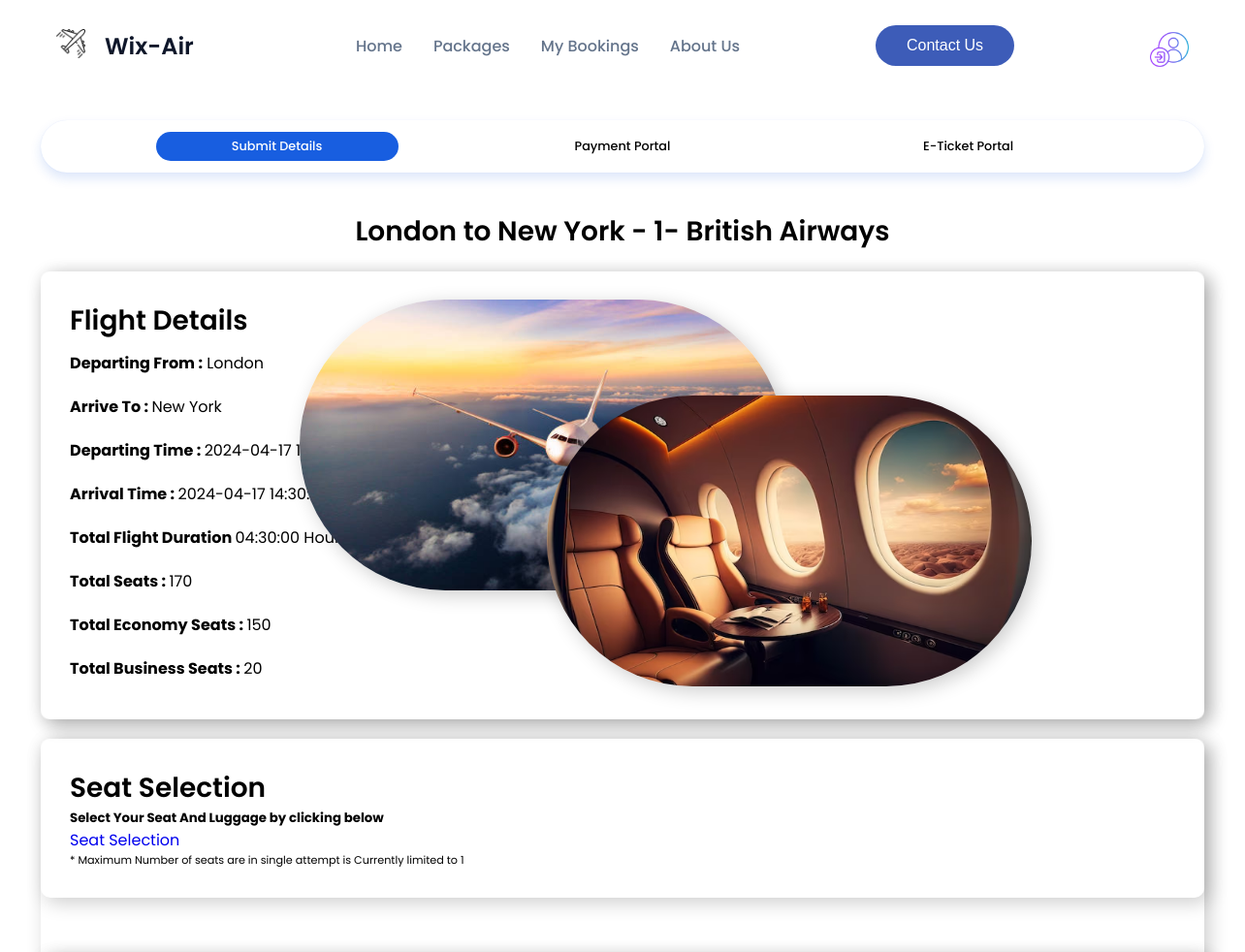
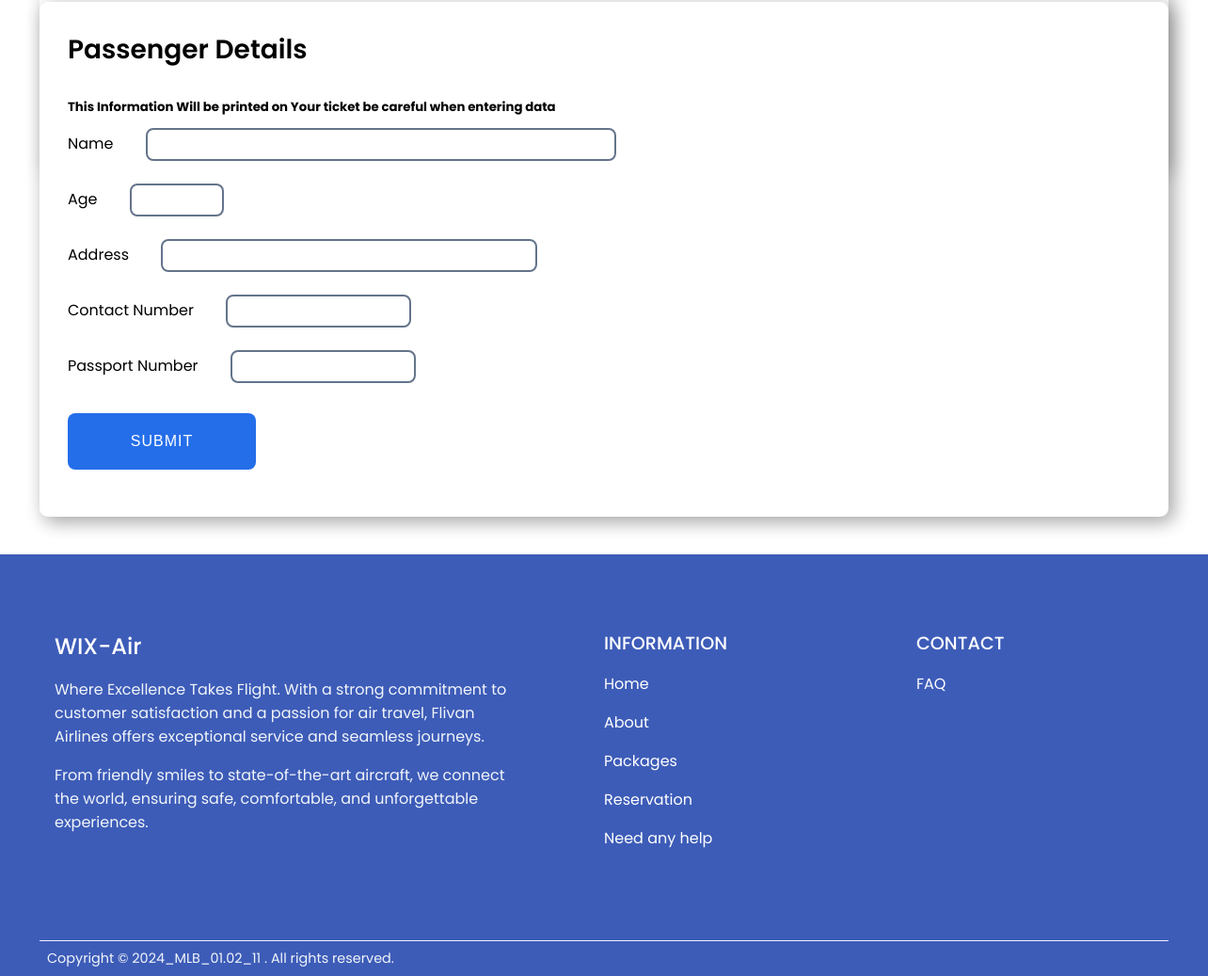
/pages/submit_details/submit_details.php?flightid=1, run on the app's committed database (2 pictures, top to bottom).
### tables this page shows
CREATE TABLE flights (
    flight_ID INTEGER PRIMARY KEY AUTO_INCREMENT,
                         arrival VARCHAR(50) NOT NULL,
                         arrival_time TIMESTAMP DEFAULT CURRENT_TIMESTAMP NOT NULL,
                         departure VARCHAR(40) NOT NULL,
                         departure_time TIMESTAMP DEFAULT CURRENT_TIMESTAMP NOT NULL,
                         duration TIME NOT NULL,
                         airline VARCHAR(30) NOT NULL,
                         business_seats VARCHAR(30) NOT NULL,
                         economy_seats VARCHAR(15) NOT NULL,
                         price VARCHAR(20) NOT NULL,
                         admin_id VARCHAR(10) NOT NULL
);

### pages/submit_details/submit_details.php (the view, shortened to what this page needs)
<?php
require_once("../../Components/Header/header.php");
require_once("../../php/dbconnection.php");
require_once ("../../Components/Animation/animation.php");
if (isset($_GET['flightid'])) {
    $selected_flight_id = $_GET['flightid'];
}
else{
    echo "error";
}
$sql = "SELECT * FROM `flights` WHERE `flight_ID`= '$selected_flight_id'";
$result = mysqli_query($conn, $sql);
$data_row = mysqli_fetch_assoc($result);
?>
<!DOCTYPE html>
<html lang="en">
<head>
    <link rel="stylesheet" href="submit_details.css">
</head>
<body>
<section data-aos="fade-right">
    <div class="container1">
        <div class="tabs">
            <label class="tab" for="radio-1">Submit Details</label>
            <label class="tab" for="radio-2">Payment Portal</label>
            <label class="tab" for="radio-3">E-Ticket Portal </label>
            <span class="glider"></span>
        </div>
    </div>
    <div class="container">
        <div class="notification">
            <?php echo $data_row['departure'] ?> to  <?php echo $data_row['arrival'] ?> -
            <?php echo $data_row['flight_ID'] ?>-  <?php echo $data_row['airline'] ?>
        </div>
    </div>
</section>
<section data-aos="fade-right">
    <div class="details shadow">
        <div class="details__item">
            <div class="item__details">
                <div class="item__title">
                    Flight Details
                </div>
                <div class="item__quantity">
                    <img id="img_grant" src="../../src/hj.jpg" alt="access_seal">
                    <img id="img_grant1" src="../../src/wer.avif" alt="access_seal">
                </div>
                <div class="item__description">
                    <ul style="none">
                        <li><b>Departing From :</b>  <?php echo $data_row['departure'] ?></li>
                        <li><b>Arrive To : </b> <?php echo $data_row['arrival'] ?></li>
                        <li><b>Departing Time : </b> <?php echo $data_row['departure_time'] ?></li>
                        <li><b>Arrival Time : </b> <?php echo $data_row['arrival_time'] ?></li>
                        <li><b>Total Flight Duration </b>  <?php echo $data_row['duration'] ?>&nbsp;Hours</li>
                        <li><b>Total Seats : </b> <?php echo $data_row['economy_seats']+$data_row['business_seats'] ?></li>
                        <li><b>Total Economy Seats : </b> <?php echo $data_row['economy_seats'] ?></li>
                        <li><b>Total Business Seats : </b> <?php echo $data_row['business_seats'] ?></li>
                    </ul>
                </div>
            </div>
        </div>
</section>
<section data-aos="fade-right" class="section_2">
    <div class="details shadow1">
        <div class="details__item">
            <div class="item__details1">
                <div class="item__title">
                    Seat Selection
                </div>
                <h5>Select Your Seat And Luggage by clicking below </h5>
                <label><a href="../Reservation_page/Reservation.php">Seat Selection</a></label>
                <div class="warning">
                    * Maximum Number of seats are in single attempt is Currently limited to 1
                </div>
            </div>
</section>
<section data-aos="fade-right">
    <div class="details2 shadow">
        <div class="details__item">
            <form class="item__details1" method="post" action="../payment_portal/payment.php">
                <div class="item__title">
                    Passenger Details
                </div>
                <div>
                    <h5 class="headtitle">This Information Will be printed on Your ticket be careful when entering data</h5>
                </div>
                <div class="item__description2">
                    <label> Name
                        <input type="text" id="name" class="num" name="pas_name" />
                    </label>
                    <label> Age
                        <input type="text" id="age" class="num" name="pas_age" />
                    </label>
                    <label> Address
                        <input  type="text" id="add" class="num" name="pas_add" ></input>
                    </label>
                    <label> Contact Number
                        <input type="text" class="num" name="pas_con" />
                    </label>
                    <label> Passport Number
                        <input type="text" class="num" name="pas_num" />
                    </label>
                </div>
                <button type="submit" class="second_submit">Submit</button>
            </form>
        </div>
    </div>
</section>
</body>
</html>
<?php
require_once("../../Components/Footer/Footer.php");
?>

### Components/Header/header.css (style rules this page uses)
:root { --primary-color: #3d5cb8; --primary-color-dark: #334c99; --text-dark: #0f172a; --text-light: #64748b; --extra-light: #f1f5f9; --white: #ffffff; --max-width: 1200px; --thirdcolor:#1e40af; --textblue:#182d78; }
* { padding: 0; margin: 0; box-sizing: border-box; }
body { font-family: "Poppins", sans-serif; }
a { text-decoration: none; }

### pages/submit_details/submit_details.css (style rules this page uses)
.tabs { margin-top: 30px; margin-bottom: -20px; display: flex; justify-content: space-evenly; position: relative; background-color: var(--white); box-shadow: 0 0 1px 0 rgba(24, 94, 224, 0.15), 0 6px 12px 0 rgba(24, 94, 224, 0.15); padding: 0.75rem; border-radius: 99px; z-index: 1; }
.container1 { max-width: var(--max-width); margin:0 auto; }
.tab { display: flex; align-items: center; justify-content: center; height: 30px; width: 250px; font-size: .8rem; color: black; font-weight: 500; border-radius: 99px; cursor: pointer; transition: color 0.15s ease-in; }
.glider { position: absolute; display: flex; height: 30px; width: 250px; background-color:transparent; z-index: -1; border-radius: 99px; transition: 0.25s ease-out; }
.container1 input[type="radio"]:checked + label { color: #185ee0; }
.container1 input[type="radio"]:checked + label { background-color: #185ee0; color: #fff; margin: 0; }
.container1 input[id="radio-1"]:checked ~ .glider { transform: translateX(0); }
.container { border-radius: 20px; width: var(--max-width); margin: 60px auto 0 auto; }
.notification { text-align: center; font-size: 28px; font-weight: 600; display: flex; justify-content: center; }
.shadow { box-shadow: 0 15px 35px rgba(50, 50, 93, 0.1), 0 5px 15px rgba(0, 0, 0, 0.07); }
.details { max-width: var(--max-width); min-height: 400px; margin-left: auto; margin-right: auto; margin-top: 20px; background: #fff; border-radius: 8px; display: flex; flex-direction: column; box-shadow: 5px 5px 20px rgba(0, 0, 0, 0.2); }
.details__item { display: flex; border-radius: 10px; box-shadow: 5px 5px 20px rgba(0, 0, 0, 0.2); }
#img_grant { height:300px; width:500px; border-radius: 10rem; box-shadow: 5px 5px 20px rgba(0, 0, 0, 0.2); }
#img_grant1 { height:300px; width:500px; border-radius: 10rem; box-shadow: 5px 5px 20px rgba(0, 0, 0, 0.2); position: absolute; top:32%; left:51%; }
.item__quantity { position: absolute; right: 475px; top: 29px; font-size: 20px; }
.item__details { padding: 30px; }
.item__title { font-size: 28px; font-weight: 600; }
.item__description ul li { padding:10px 0 10px 0; }
.item__description ul { list-style: none; }
.item__details1 { display: flex; flex-direction: column; padding:30px; width: var(--max-width); }
.second_submit { border-radius: 8px; border: 0; letter-spacing: 1px; color: #fff; background: #246eea; padding: 8px ; white-space: nowrap; font-size: 16px; line-height: 1; text-transform: uppercase; transition: all 0.15s ease; text-decoration: none; height:60px; width:200px; margin:20px 0 ; }
.warning { flex-direction: column; width:75%; font-size: 0.7rem; }
.item__description2 { display: flex; flex-direction: column; }
.item__description2 input { margin: 12px 30px 12px 30px; z-index: 1000; background-color: var(--container-color); border: 2px solid var(--text-light); padding: 0.5rem; border-radius: .5rem; color: var(--text-color); }
.section_2 { margin:0 auto; }
.details2 { margin-top: -178px; margin-bottom: 40px; max-width: var(--max-width); min-height: 400px; margin-left: auto; margin-right: auto; background: #fff; border-radius: 8px; display: flex; flex-direction: column; box-shadow: 5px 5px 20px rgba(0, 0, 0, 0.2); }
.headtitle { margin-top:30px; }
#name { width:500px; }
#age { width:100px; }
#add { width:400px; }

### Components/Footer/Footer.css (style rules this page uses)
:root { --primary-color: #3d5cb8; --primary-color-dark: #334c99; --text-dark: #0f172a; --text-light: #64748b; --extra-light: #f1f5f9; --white: #ffffff; --max-width: 1200px; }
* { padding: 0; margin: 0; box-sizing: border-box; }
body { font-family: "Poppins", sans-serif; }

### Components/Animation/animation.php (style rules this page uses)
[data-aos] { opacity: 0; transition: opacity 0.5s ease-in-out; }
[data-aos].aos-animate { opacity: 1; }

### data on the page
flights: departure "London", arrival "New York", flight_ID "1", airline "British Airways", departure_time "2024-04-17 18:00:00", arrival_time "2024-04-17 14:30:00", duration "04:30:00", $data_row['economy_seats']+$data_row['business_seats'] "170", economy_seats "150", business_seats "20"
